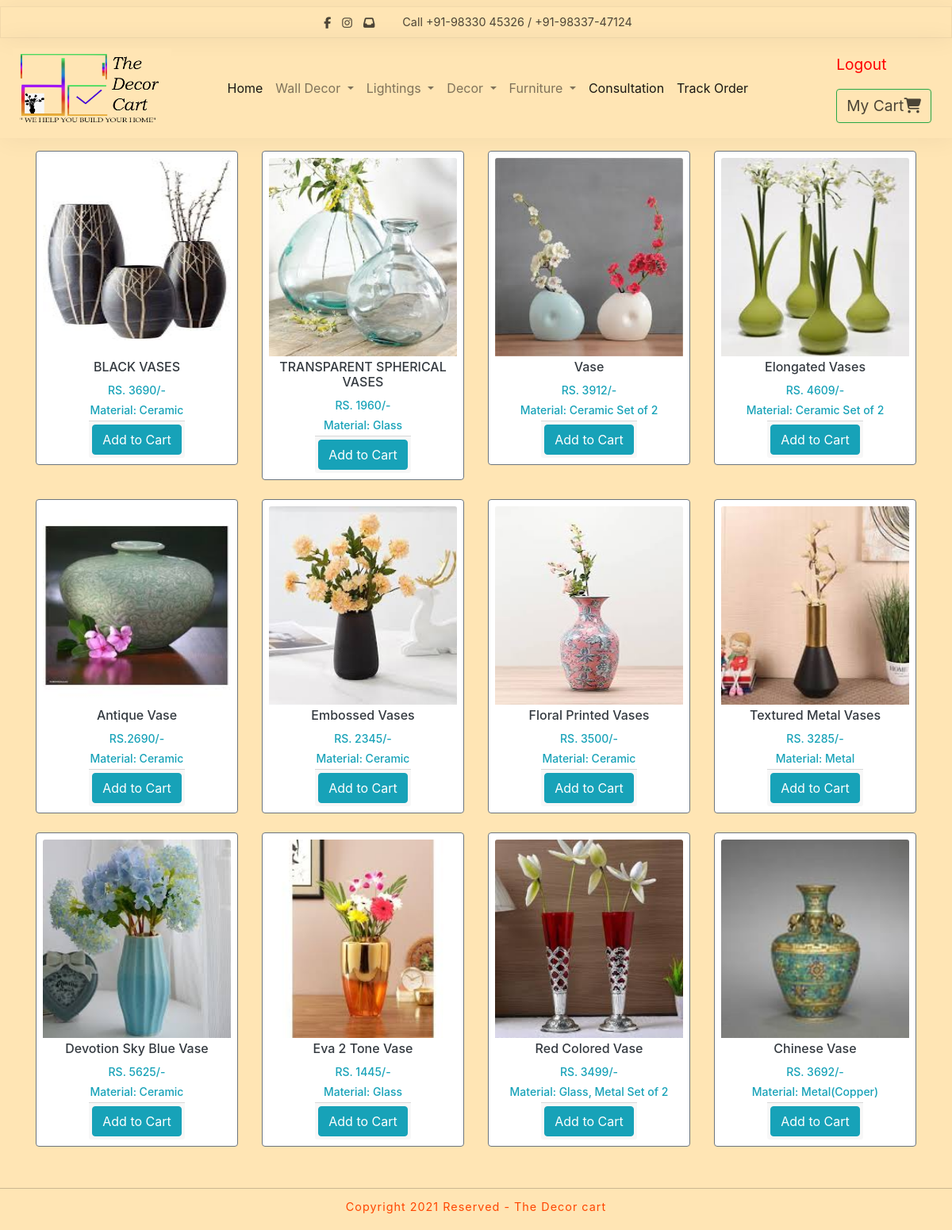
The page /vases.php on the database its author committed.
### tables this page shows
CREATE TABLE `product_vases` (
  `id` int(11) NOT NULL,
  `product_name` varchar(255) NOT NULL,
  `product_price` varchar(255) NOT NULL,
  `product_image` varchar(255) NOT NULL,
  `product_description` varchar(500) NOT NULL
);

### vases.php (the view, shortened to what this page needs)
<!DOCTYPE html>
<html lang="en">
<head>
    <link rel="stylesheet" href="style.css">
    <link rel="stylesheet" href="https://maxcdn.bootstrapcdn.com/bootstrap/4.3.1/css/bootstrap.min.css">
</head>
<body class="main my-2">
    <nav class="m-auto text-center nav-dark ">
            <div class="social-call">
                <div class="social">
                    <a href="https://www.facebook.com/Thedecorcart-102415515156793">
                        <i class="fab fa-facebook-f">
                        </i>
                    </a>
                    <a href="https://www.instagram.com/the.decor_cart">
                        <i class="fab fa-instagram">
                        </i>
                    </a>
                    <a href="#">
                        <i class="fas fa-inbox" title="thedecor.cart@gmail.com">
                        </i>
                    </a>
                </div>
                <div class="phone">
                    <span>
                        Call +91-98330 45326 / +91-98337-47124
                    </span>
                </div>
            </div>
</nav>
            <nav class="navbar navbar-expand-sm  navbar-light">
    <a class="navbar-brand" href="#"><img src="miscellaneous/Untitled-3.png" width="200px" height="100px"></a>
    <ul class="navbar-nav m-auto">
        <li class="nav-item">
            <a class="nav-link active" href="index.php">Home</a>
        </li>
        <li class="nav-item dropdown">
            <a class="nav-link dropdown-toggle" href="#" id="navbardrop" data-toggle="dropdown">
                 Wall Decor
             </a>
        </li>
        <li class="nav-item dropdown">
            <a class="nav-link dropdown-toggle" href="#" id="navbardrop" data-toggle="dropdown">
                Lightings
            </a>
        </li>
        <li class="nav-item dropdown">
            <a class="nav-link dropdown-toggle" href="#" id="navbardrop" data-toggle="dropdown">
                Decor
            </a>
        </li>
        <li class="nav-item dropdown">
            <a class="nav-link dropdown-toggle" href="#" id="navbardrop" data-toggle="dropdown">
                Furniture
            </a>
        </li>
        <li class="nav-item">
            <a class="nav-link active" href="consultation confirmation.php">Consultation</a>
        </li>
        <li class="nav-item">
            <a class="nav-link active" href="index-2.php">Track Order</a>
        </li>
    </ul>
    <ul class="navbar-nav ml-auto">
    <div class="right-menu">
<p><a href="login.php" style="color: red;">Logout</a></p>
        <li class="nav-item">
            <a class="btn btn-outline-success" href="cart.php">My Cart<i class="fas fa-shopping-cart"></i></a>
        </li>
    </ul>
</nav>
        <div class="container">
            <div class="row mt-2 pb-3">
                <?php
                    include 'config.php';
                    $stmt = $conn->prepare("SELECT * FROM product_vases");
                    $stmt->execute();
                    $result = $stmt->get_result();
                     while($row = $result->fetch_assoc()):
                ?>
                <div class="col-sm-6 col-md-4 col-lg-3 mb-2 display-flex">
                <form action="action.php" class="submit" method="POST">
                    <div class="card-deck">
                        <div class="card p-2 border-secondary mb-2 mt-2" >
                            <img src="<?= $row['product_image']?>" class="card-img-top" height="250">
                            <div class="card-body p-1 m-auto">
                                <h4 class="card-title text-center text-dark"><?= $row['product_name']?></h4>
                                <h5 class="card-text text-center text-info"><?= $row['product_price']?>/-</h5>
                                <h5 class="card-text text-center text-info"><?= $row['product_description']?></h5>
                                </div>
                                <div class="card-footer m-auto p-1">
                                    <button type="submit" name="addtocart" class=" btn btn-info">Add to Cart</button>
                                </div>
                        </div>
                    </div>
                </form>
                </div>
                <?php endwhile; ?>
            </div>
        </div>
    <footer class="text-center">
            <span class="copyright ">
                Copyright 2021 Reserved - The Decor cart
            </span>
        </footer>
</body>
</html>

### style.css (style rules this page uses)
.main { color: #000; background: #ffe5b4; }
.navbar-nav { color: #000; }
body { margin: 0px; padding: 0px; font-family: poppins; background: #ffe5b4; }
* { box-sizing: border-box; }
ul { list-style: none; }
a { text-decoration: none; }
nav { width: 100%; box-shadow: 2px 2px 30px rgba(0,0,0,0.05); z-index: 100; }
.social-call { height: 40px; border: 1px solid rgba(0,0,0,0.05); display: flex; justify-content: center; align-items: center; }
.social a { margin: 0px 5px; color: rgba(0,0,0,0.7); font-size: 0.9rem; }
.phone { color: rgba(0,0,0,0.7); margin-left: 30px; font-size: 0.9rem; }
.right-menu a { margin: 0px 10px; font-size: 1.2rem; color: rgba(0,0,0,0.7); }
.fa-shopping-cart { position: relative }
footer { display: flex; justify-content: center; align-items: center; padding: 10px; border-top: 1px solid rgba(0,0,0,0.2) ; flex-wrap: wrap; margin-top: 20px; width: 100%; }
.copyright { font-size: 0.9rem; color: orangered; letter-spacing: 1px; }
.active, .menu:hover { align-items: center; border-radius: 3px; }
button { color: orangered; font-size: 18px; font-weight: 600; text-decoration: none; padding: 10px 15px; border-radius: 4px; display: inline-block; }
.card-title { font-size: 16px; }
.card-text { font-size: 14px; }

### rows shown on the page
product_vases: product_image (picture), product_name "BLACK VASES", product_price "RS. 3690", product_description "Material: Ceramic"
product_vases: product_image (picture), product_name "TRANSPARENT SPHERICAL VASES", product_price "RS. 1960", product_description "Material: Glass"
product_vases: product_image (picture), product_name "Vase", product_price "RS. 3912", product_description "Material: Ceramic Set of 2"
product_vases: product_image (picture), product_name "Elongated Vases", product_price "RS. 4609", product_description "Material: Ceramic Set of 2"
product_vases: product_image (picture), product_name "Antique Vase", product_price "RS.2690", product_description "Material: Ceramic"
product_vases: product_image (picture), product_name "Embossed Vases", product_price "RS. 2345", product_description "Material: Ceramic"
product_vases: product_image (picture), product_name "Floral Printed Vases", product_price "RS. 3500", product_description "Material: Ceramic"
product_vases: product_image (picture), product_name "Textured Metal Vases", product_price "RS. 3285", product_description "Material: Metal"
product_vases: product_image (picture), product_name "Devotion Sky Blue Vase", product_price "RS. 5625", product_description "Material: Ceramic"
product_vases: product_image (picture), product_name "Eva 2 Tone Vase", product_price "RS. 1445", product_description "Material: Glass"
product_vases: product_image (picture), product_name "Red Colored Vase", product_price "RS. 3499", product_description "Material: Glass, Metal Set of 2"
product_vases: product_image (picture), product_name "Chinese Vase", product_price "RS. 3692", product_description "Material: Metal(Copper)"
